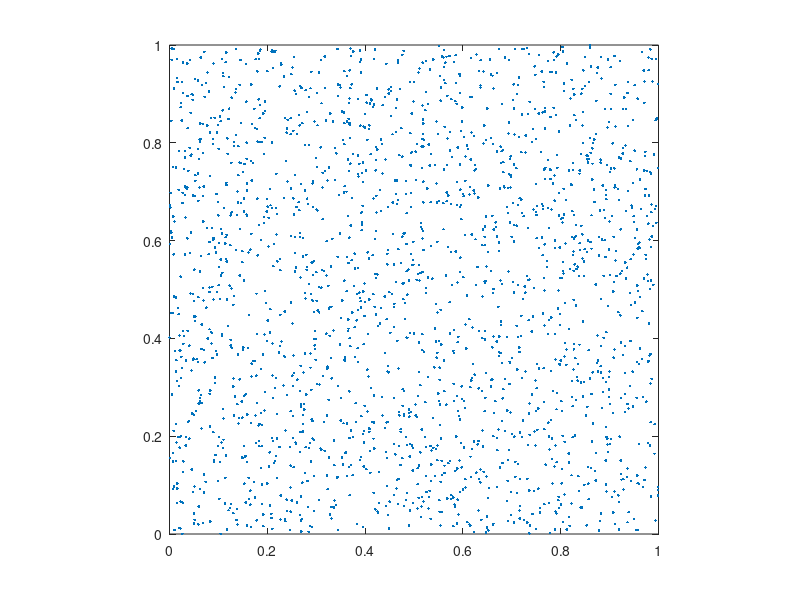

Source code (MATLAB): (Note: this script raises an error after producing the figure.)
%% Basic Settings.
clear;
close all;
warning off;

p = 5;

rank_or_tol = 1e-5;

if rank_or_tol >= 1
    fprintf("rank: %d\n", rank_or_tol);
else
    fprintf("tol: %.4e\n", rank_or_tol);
end

%% Generate points x and omega.
n = 2^p;
nx = n;
ny = n;
N = nx * ny;
M = 2 * N;

x = rand(M, 2);

fprintf("M: %d, N: %d\n", M, N);

figure();
plot(x(:, 1), x(:, 2), "Marker", ".", "LineStyle", "none");
axis equal;
xlim([0, 1]);
ylim([0, 1]);

%% NUDFT2_Matrix.
A = NUDFT2_2D_Matrix(x, nx, ny);
kappa_A = cond(A);
fprintf("cond(A): %.4e\n", kappa_A);

%% NUDFT2.
min_points = p * n;
fprintf("min_points: %d\n", min_points);

tic;
A = NUDFT2_2D(nx, ny);
A.Construct_ID_Full(x, min_points, rank_or_tol);
t_construct = toc;
fprintf("Construct time: %.4e\n", t_construct);

r = A.Rank();
fprintf("HSS rank: %d\n", r);

mem_exact = M * N;
mem = A.Storage();
mem_ratio = mem / mem_exact;
fprintf("Mem ratio: %.4e\n", mem_ratio);

%% Apply.
u_ex = randn(N, 1) + randn(N, 1) * 1i;

tic;
f_nufft = MY_NUFFT2_2D(u_ex, x, nx, ny);
t_nufft = toc;
fprintf("NUFFT time: %.4e\n", t_nufft);

tic;
f = A.Apply(u_ex);
t_apply = toc;
fprintf("Apply time: %.4e\n", t_apply);

df = f - f_nufft;
rel_err = norm(df) / norm(f_nufft);
fprintf("Rel err: %.4e\n", rel_err);

%% URV Factorization.
tic;
A.URV_Factor();
t_factor = toc;
fprintf("Factor time: %.4e\n", t_factor);

%% MRI Reconstruction.
P = phantom('Modified Shepp-Logan', n);
u_ex = reshape(P, N, []);
f_nufft = MY_NUFFT2_2D(u_ex, x, nx, ny);

tic;
u_solve = A.URV_Solve(f_nufft);
t_solve = toc;
fprintf("Solve time: %.4e\n", t_solve);
u_solve = real(u_solve);

r = f_nufft - MY_NUFFT2_2D(u_solve, x, nx, ny);
rel_res = norm(r) / norm(f_nufft);
fprintf("Rel res: %e\n", rel_res);

e = u_ex - u_solve;
rel_acc = norm(e) / norm(u_ex);
fprintf("Rel acc: %.4e\n", rel_acc);

P_reconstruct = reshape(u_solve, n, n);

figure;
subplot(1, 2, 1);
imagesc(P);
colormap gray;
axis image;
axis off;
title('Original Shepp-Logan Phantom', 'FontSize', 12);
colorbar;
subplot(1, 2, 2);
imagesc(P_reconstruct);
colormap gray;
axis image;
axis off;
title('Reconstructed Phantom', 'FontSize', 12);
colorbar;
sgtitle('Reconstruction Comparison', ...
    'FontSize', 14, 'FontWeight', 'bold');
